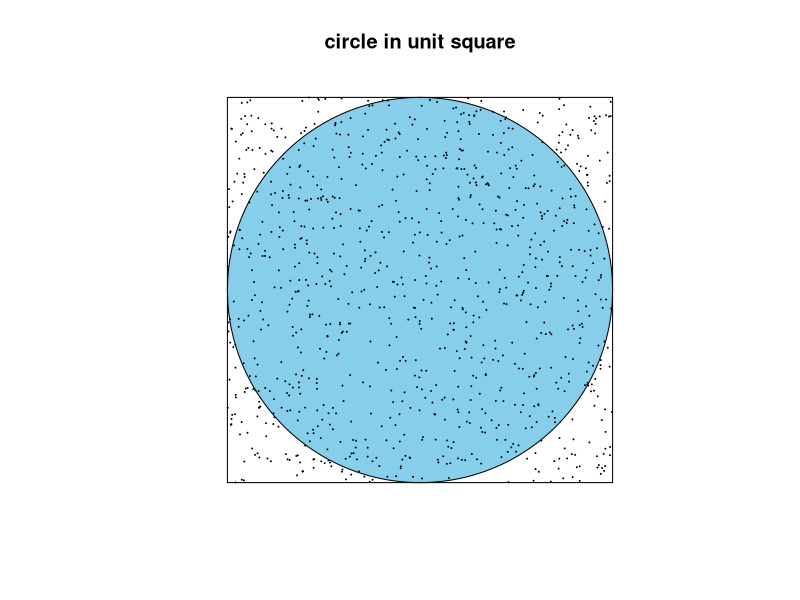

This chart was generated by the following R code:

#' Exercise 3
#' Alter the program MonteCarlo to estimate the area of
#' the circle of radius 1/2 with center at (1/2, 1/2)
#' inside the unit square by choosing 1000 points at random.

n = 1000 # the number of experiments
xdata = runif(n) # x value of point
ydata = runif(n) # y value of point
# the number of points inside the circle
inside_num = length(xdata[(xdata-1/2)^2 + (ydata-1/2)^2 < 1/4])

# drawing circle
x = seq(0, 1, 0.001)
uppery = 1/2 + sqrt(1/4 - (x-1/2)^2)
lowery = 1/2 - sqrt(1/4 - (x-1/2)^2)
polyx = c(x, rev(x))
polyy = c(lowery, uppery)

plot(c(), c(), main='circle in unit square',
     axes=F, xlab='', ylab='', xlim=c(0,1), ylim=c(0,1), asp=1)
lines(c(0, 1, 1, 0, 0), c(0, 0, 1, 1, 0))

polygon(polyx, polyy, col='skyblue')
points(xdata, ydata, cex=.01)

cat('Estimated area is ', inside_num / n)
cat('Estimated pi is ', inside_num / n * 4)
